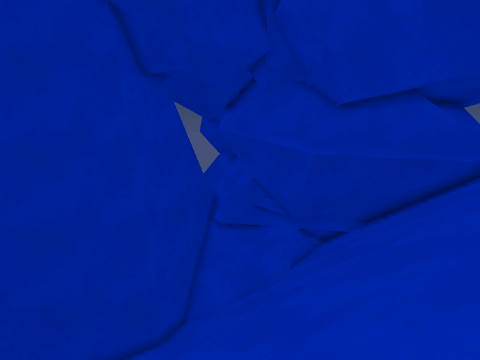
[1] (above)

13 first-person views from a walk through a 3-D level made in the Unity game engine. The camera is 1.5 m above the floor, tilts 10° down and sees 85° across. The floor is counted in squares, 0.5 m on a side. Each view is taken from the middle of a square. On the plan, view 1 faces up. The plan holds only what a view shows up to about 19 squares ahead; the rest is blank. The place goes on beyond the plan.

[2]
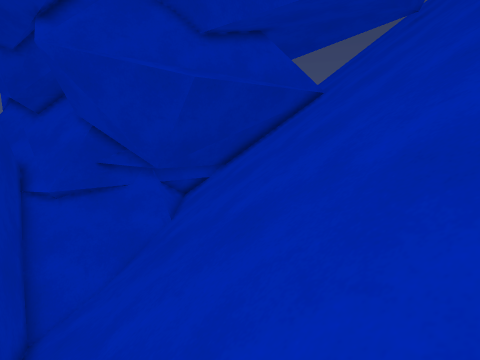

[3]
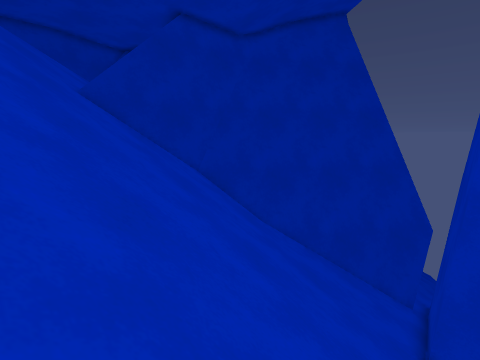

[4]
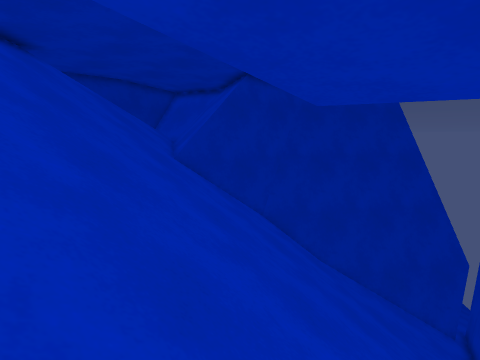

[5]
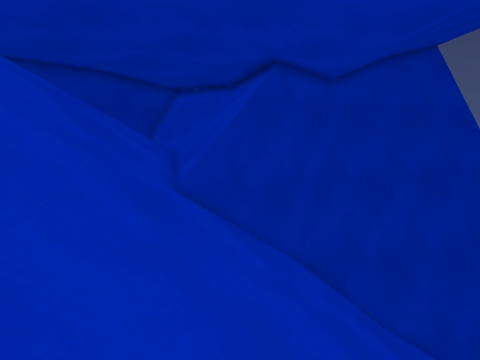

[6]
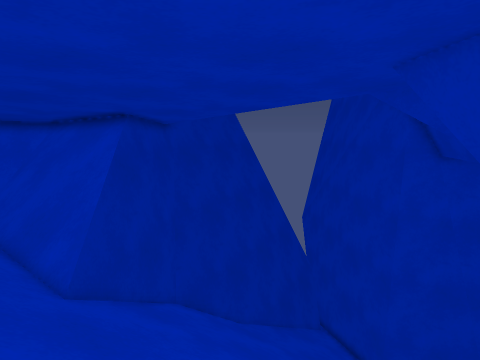

[7]
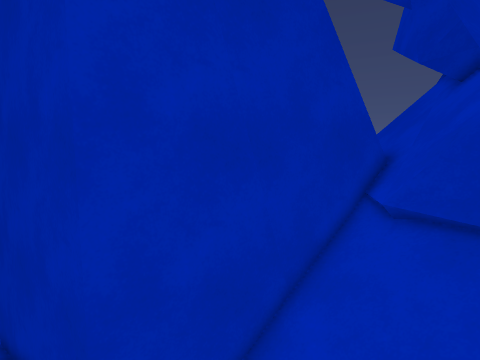

[8]
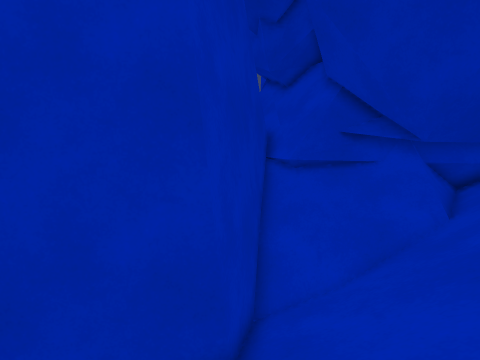

[9]
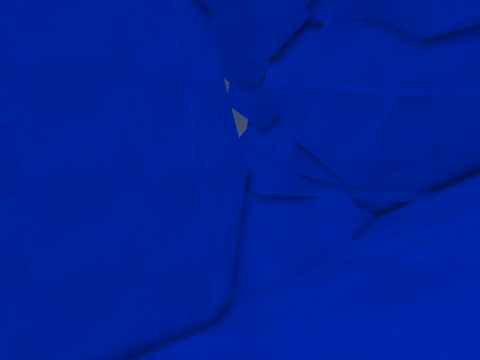

[10]
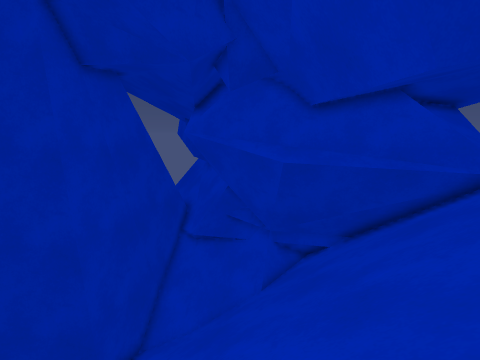

[11]
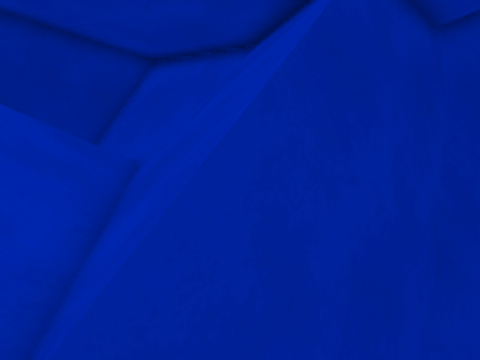

[12]
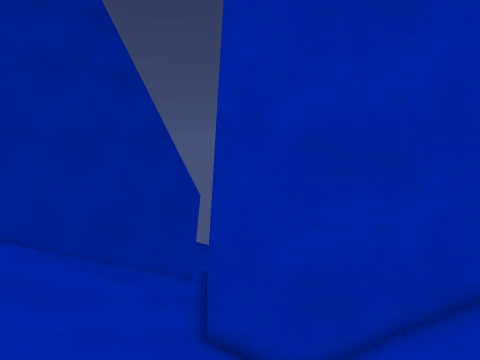

[13]
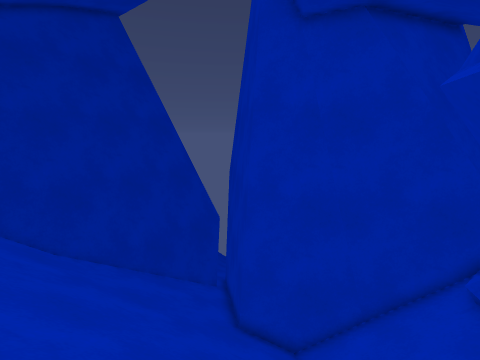

### Floor plan
Key: @ floor where view 1 was taken; # wall or solid block; / step, stairs or slope; = window, fence, low wall or low ledge; v drop or lower ground.
Columns run from 11 left of view 1 to 19 right of it. Each row starts with its distance up from view 1.
 25         #####
 24         =/=##
 23         =/=##
 22         #/=##
 21         #/#####
 20         #/===####
 19        ##////#######
 18        ##/////#######
 17        ##//////######
 16        ##///// //####
 15        #///////// ###
 14        #//////////###  ##
 13       ##///////////####
 12  #######////////////##=/
 11 ###/////////////////////
 10 #//////////////////////
  9 ##////////////////////
  8 ###//////////////////  ##### //
  7  ###////////////////////     //
  6 ####/////////////////////
  5  ###=////////////////////
  4   ####/////////////////
  3    ####////////////////
  2    #####//////////////
  1     ####/////////////
  0      ####//@////////
 -1      #######///////
 -2         #####=#////
 -3         ### //////
 -4         ## //////
 -5         ## /////
 -6        ### ////
 -7        ###/////
 -8       ###=///
 -9       ##### v
-10        ####
-11        ######v###

Where each view was taken, in squares from view 1:
view 1: 0 up, 0 right, facing up
view 2: 3 up, 4 left, facing up-right
view 3: 13 up, 7 right, facing down-left
view 4: 11 up, 11 right, facing down-left
view 5: 6 up, 8 right, facing down-left
view 6: 3 up, 10 right, facing left
view 7: 11 up, 1 right, facing up-left
view 8: 7 up, 4 left, facing up
view 9: 2 up, 3 left, facing up
view 10: 2 up, 2 right, facing up
view 11: 0 up, 3 right, facing down-left
view 12: 13 up, 3 right, facing left
view 13: 12 up, 7 right, facing left
